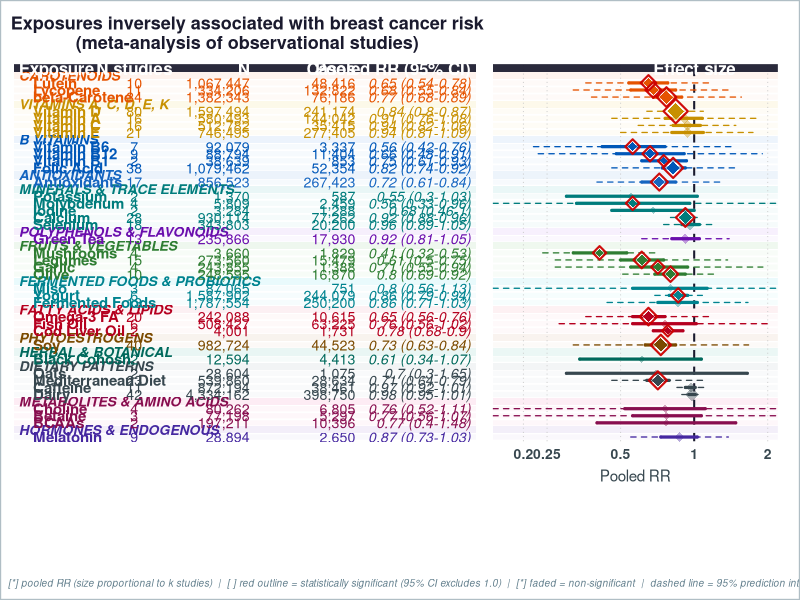
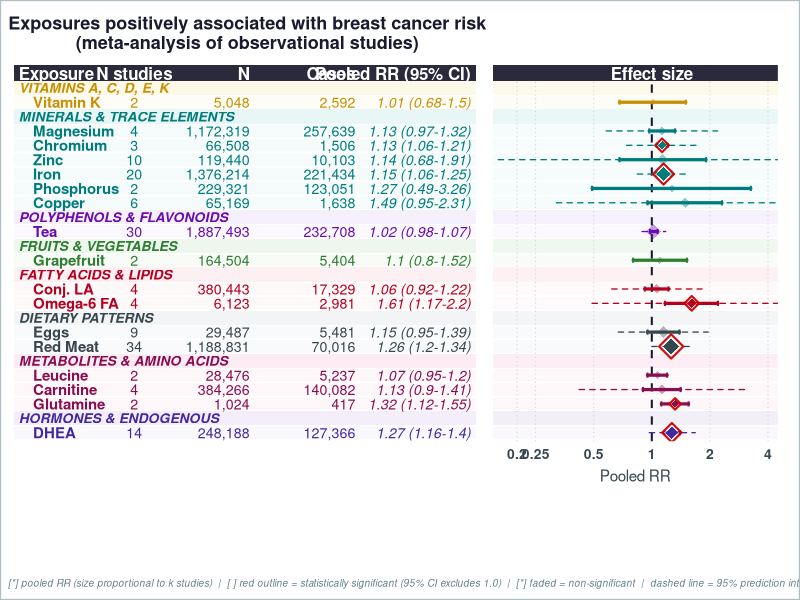
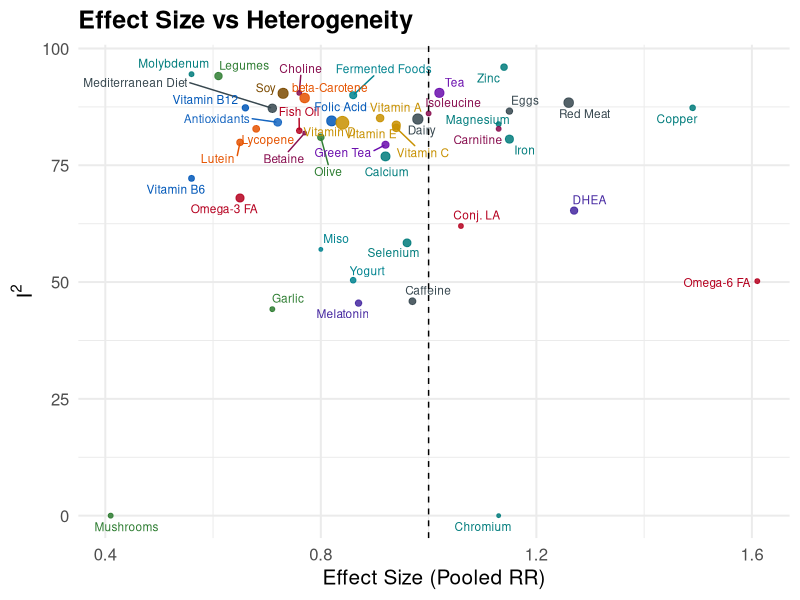
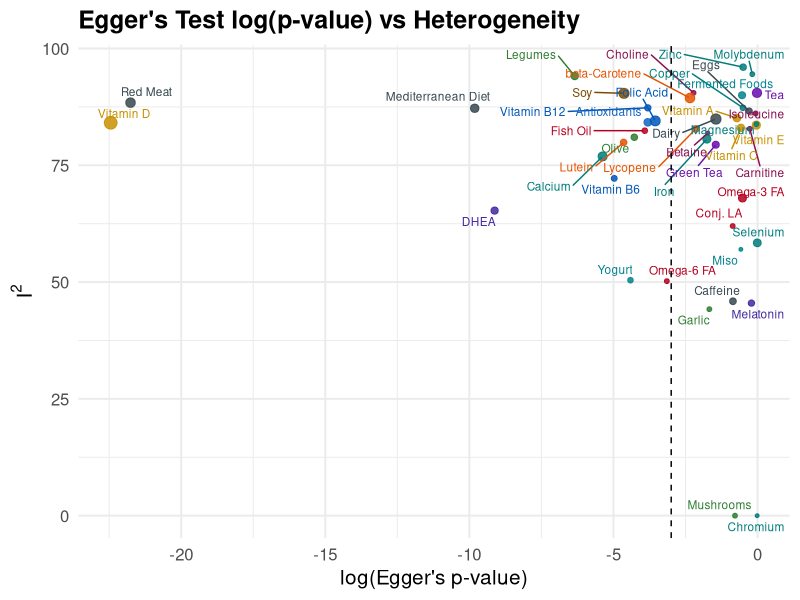

Write the R code that produced these figures, in order.
# =============================================================================
# Combined analysis plots — Forest plots + Scatter diagnostic plots
# Data: exposures_meta_analysis_final_combined.xlsx
# =============================================================================
setwd('C:/Users/mde4023/Downloads/MetaFemina/Plot')
library(tidyverse)
library(scales)
library(readxl)
library(stringr)
library(cowplot)
library(ggtext)
library(ggrepel)
library(patchwork)

for (pkg in c("ggtext", "cowplot", "ggrepel", "patchwork")) {
  if (!requireNamespace(pkg, quietly = TRUE)) install.packages(pkg)
}

output_dir <- "."
dir.create(output_dir, showWarnings = FALSE, recursive = TRUE)

# =============================================================================
# 1. Read & clean data
# =============================================================================

raw <- read_excel("exposures_meta_analysis_final_combined.xlsx")

# Standardise column names
names(raw) <- c(
  "Exposure", "n_studies", "pooled_es_num",
  "ci_low", "ci_high",
  "pi_low", "pi_high",
  "I2", "eggers_p",
  "Total_N", "N_cases"
)

dat_clean <- raw %>%
  mutate(
    # Reconstruct a display string  "OR (low–high)" for the table column
    pooled_ci_lab = paste0(
      pooled_es_num,
      " (", ci_low, "-", ci_high, ")"
    ),
    N_lab     = comma(Total_N),
    Cases_lab = comma(N_cases),
    sig = ifelse((ci_high < 1 | ci_low > 1), "Significant", "Not significant"),
    direction = case_when(
      pooled_es_num < 1 ~ "Protective",
      pooled_es_num > 1 ~ "Harmful",
      TRUE              ~ "Neutral"
    )
  )

# =============================================================================
# 2. Group mapping, order & colour palettes  (unchanged from original)
# =============================================================================

group_map <- tribble(
  ~Exposure,                  ~Group,
  "eggs",                     "Dietary Patterns",
  "dairy",                    "Dietary Patterns",
  "red_meat",             "Dietary Patterns",
  "fermented_foods",          "Fermented Foods & Probiotics",
  "skyr",                     "Fermented Foods & Probiotics",
  "hemp_seeds",               "Fatty Acids & Lipids",
  "kefir",                    "Fermented Foods & Probiotics",
  "legumes",                  "Fruits & Vegetables",
  "chia_seeds",               "Fatty Acids & Lipids",
  "oats",                     "Dietary Patterns",
  "flax",                     "Phytoestrogens",
  "vitamin_b2",               "B Vitamins",
  "cesium",                   "Minerals & Trace Elements",
  "quercetin",                "Polyphenols & Flavonoids",
  "vitamin_b6",               "B Vitamins",
  "fish_oil",                 "Fatty Acids & Lipids",
  "grape",                    "Fruits & Vegetables",
  "lutein",                   "Carotenoids",
  "molybdenum",               "Minerals & Trace Elements",
  "garlic",                   "Fruits & Vegetables",
  "lycopene",                 "Carotenoids",
  "soy",                      "Phytoestrogens",
  "pantothenic_acid",         "B Vitamins",
  "resveratrol",              "Polyphenols & Flavonoids",
  "vitamin_a",                "Vitamins A, C, D, E, K",
  "vitamin_b1",               "B Vitamins",
  "mediterranean_diet",       "Dietary Patterns",
  "cod_liver_oil",            "Fatty Acids & Lipids",
  "antioxidants",             "Antioxidants",
  "betaine",                  "Metabolites & Amino Acids",
  "beta-carotene",            "Carotenoids",
  "choline",                  "Metabolites & Amino Acids",
  "magnesium",                "Minerals & Trace Elements",
  "olive",                    "Fruits & Vegetables",
  "vitamin_c",                "Vitamins A, C, D, E, K",
  "flaxseed",                 "Phytoestrogens",
  "iodine",                   "Minerals & Trace Elements",
  "green_tea",                "Polyphenols & Flavonoids",
  "mushrooms",                "Fruits & Vegetables",
  "calcium",                  "Minerals & Trace Elements",
  "copper",                   "Minerals & Trace Elements",
  "folic_acid",               "B Vitamins",
  "selenium",                 "Minerals & Trace Elements",
  "potassium",                "Minerals & Trace Elements",
  "vitamin_b12",              "B Vitamins",
  "tea",                      "Polyphenols & Flavonoids",
  "mineral_supplements",      "Minerals & Trace Elements",
  "papaya",                   "Fruits & Vegetables",
  "bcaas",                    "Metabolites & Amino Acids",
  "vitamin_e",                "Vitamins A, C, D, E, K",
  "vitamin_d",                "Vitamins A, C, D, E, K",
  "omega-3_fatty_acids",      "Fatty Acids & Lipids",
  "caffeine",                 "Dietary Patterns",
  "leucine",                  "Metabolites & Amino Acids",
  "iron",                     "Minerals & Trace Elements",
  "isoleucine",               "Metabolites & Amino Acids",
  "protein_intake",           "Metabolites & Amino Acids",
  "conjugated_linoleic_acid", "Fatty Acids & Lipids",
  "grapefruit",               "Fruits & Vegetables",
  "creatine",                 "Metabolites & Amino Acids",
  "chromium",                 "Minerals & Trace Elements",
  "glutamine",                "Metabolites & Amino Acids",
  "melatonin",                "Hormones & Endogenous",
  "vitamin_k",                "Vitamins A, C, D, E, K",
  "zinc",                     "Minerals & Trace Elements",
  "carnitine",                "Metabolites & Amino Acids",
  "dehydroepiandrosterone",   "Hormones & Endogenous",
  "cannabidiol",              "Herbal & Botanical",
  "phosphorus",               "Minerals & Trace Elements",
  "ginseng",                  "Herbal & Botanical",
  "vitamin_b3",               "B Vitamins",
  "omega-6_fatty_acids",      "Fatty Acids & Lipids",
  "ginkgo",                   "Herbal & Botanical",
  "coenzyme_q10",             "Antioxidants",
  "sauerkraut",               "Fermented Foods & Probiotics",
  "red_clover",               "Phytoestrogens",
  "black_cohosh",             "Herbal & Botanical",
  "n-acetylcysteine",         "Antioxidants",
  "miso",                     "Fermented Foods & Probiotics",
  "manganese",                "Minerals & Trace Elements",
  "yogurt",                   "Fermented Foods & Probiotics",
  "glucosamine",              "Metabolites & Amino Acids",
  "sage",                     "Herbal & Botanical",
  "pickled_vegetables",       "Fermented Foods & Probiotics",
  "lactobacillus",            "Fermented Foods & Probiotics"
)

group_order <- c(
  "Carotenoids",
  "Vitamins A, C, D, E, K",
  "B Vitamins",
  "Antioxidants",
  "Minerals & Trace Elements",
  "Polyphenols & Flavonoids",
  "Fruits & Vegetables",
  "Fermented Foods & Probiotics",
  "Fatty Acids & Lipids",
  "Phytoestrogens",
  "Herbal & Botanical",
  "Dietary Patterns",
  "Metabolites & Amino Acids",
  "Hormones & Endogenous"
)

group_colors <- c(
  "B Vitamins"               = "#0057B8",
  "Carotenoids"              = "#E55300",
  "Minerals & Trace Elements"= "#007C7C",
  "Fruits & Vegetables"      = "#2E7D32",
  "Vitamins A, C, D, E, K"     = "#C79000",
  "Polyphenols & Flavonoids" = "#6A0DAD",
  "Fermented Foods & Probiotics" = "#00838F",
  "Fatty Acids & Lipids"     = "#B5001F",
  "Phytoestrogens"           = "#7B4A00",
  "Dietary Patterns"         = "#37474F",
  "Herbal & Botanical"       = "#00695C",
  "Metabolites & Amino Acids"= "#880E4F",
  "Hormones & Endogenous"    = "#4527A0",
  "Antioxidants"             = "#1565C0",
  "Other"                    = "#424242"
)

group_bg <- c(
  "B Vitamins"               = "#E3EEFA",
  "Carotenoids"              = "#FDEEE6",
  "Minerals & Trace Elements"= "#DFF2F2",
  "Fruits & Vegetables"      = "#E6F4E6",
  "Vitamins A, C, D, E, K"     = "#FBF6E0",
  "Polyphenols & Flavonoids" = "#F2E8FB",
  "Fermented Foods & Probiotics" = "#E0F7FA",
  "Fatty Acids & Lipids"     = "#FBEAED",
  "Phytoestrogens"           = "#F5EDE6",
  "Dietary Patterns"         = "#ECEFF1",
  "Herbal & Botanical"       = "#E0F2EF",
  "Metabolites & Amino Acids"= "#FCE4EF",
  "Hormones & Endogenous"    = "#EDE7F6",
  "Antioxidants"             = "#E3EEF9",
  "Other"                    = "#F5F5F5"
)

missing_group_map <- setdiff(unique(dat_clean$Exposure), group_map$Exposure)
if (length(missing_group_map) > 0) {
  stop(
    "Missing exposure group mapping for: ",
    paste(sort(missing_group_map), collapse = ", ")
  )
}

# =============================================================================
# 3. Helper: pretty exposure labels
# =============================================================================

prettify_exposure <- function(x) {
  x %>%
    str_replace_all("_", " ") %>%
    str_to_title() %>%
    str_replace("Bcaas",                   "BCAAs") %>%
    str_replace("Beta-Carotene",            "beta-Carotene") %>%
    str_replace("Omega-3 Fatty Acids",      "Omega-3 FA") %>%
    str_replace("Omega-6 Fatty Acids",      "Omega-6 FA") %>%
    str_replace("Conjugated Linoleic Acid", "Conj. LA") %>%
    str_replace("Mineral Supplements",      "Minerals") %>%
    str_replace("Dehydroepiandrosterone",   "DHEA")
}

# =============================================================================
# 4. Forest plot helpers  (identical logic to original)
# =============================================================================

prepare_dat <- function(dat_clean, dir) {
  dat_clean %>%
    filter(n_studies > 1) %>%
    left_join(group_map, by = "Exposure") %>%
    mutate(
      Group          = replace_na(Group, "Other"),
      Exposure_label = prettify_exposure(Exposure),
      Group          = factor(Group, levels = c(group_order, "Other"))
    ) %>%
    filter(direction == dir) %>%
    arrange(Group, pooled_es_num) %>%
    mutate(row = row_number())
}

build_plot_rows <- function(df) {
  groups_present <- df %>%
    group_by(Group) %>%
    summarise(n = n(), .groups = "drop") %>%
    arrange(match(Group, c(group_order, "Other")))
  
  plot_row   <- integer(nrow(df))
  label_rows <- list()
  current_row <- 1
  
  for (i in seq_len(nrow(groups_present))) {
    grp   <- as.character(groups_present$Group[i])
    n_grp <- groups_present$n[i]
    
    label_rows[[i]] <- tibble(plot_row = current_row, Group = grp, is_label = TRUE)
    current_row <- current_row + 1
    
    idx <- which(as.character(df$Group) == grp)
    plot_row[idx] <- seq(current_row, current_row + n_grp - 1)
    current_row <- current_row + n_grp
  }
  
  df$plot_row <- plot_row
  list(df = df, labels = bind_rows(label_rows), total_rows = current_row - 1)
}

# ---- Table panel ----
make_table_panel <- function(df, label_df, total_rows, title_text, fs = 3.8) {
  header_y <- 0
  y_lim    <- c(total_rows + 0.6, -0.65)
  
  ggplot() +
    geom_rect(data = df,
              aes(ymin = plot_row - 0.5, ymax = plot_row + 0.5,
                  xmin = -0.05, xmax = 4.75, fill = as.character(Group)),
              alpha = 0.30, inherit.aes = FALSE) +
    scale_fill_manual(values = group_bg, guide = "none") +
    geom_hline(yintercept = seq(0.5, total_rows + 0.5, 1),
               color = "white", linewidth = 0.6) +
    geom_rect(data = label_df,
              aes(ymin = plot_row - 0.5, ymax = plot_row + 0.5,
                  xmin = -0.05, xmax = 4.75, fill = Group),
              alpha = 0.70, inherit.aes = FALSE) +
    geom_text(data = label_df,
              aes(x = 0.0, y = plot_row, label = toupper(Group), color = Group),
              hjust = 0, size = fs - 0.3, fontface = "bold.italic", inherit.aes = FALSE) +
    scale_color_manual(values = group_colors, guide = "none") +
    geom_text(data = df,
              aes(x = 0.15, y = plot_row, label = Exposure_label,
                  color = as.character(Group)),
              hjust = 0, size = fs, fontface = "bold", inherit.aes = FALSE) +
    geom_text(data = df,
              aes(x = 1.2, y = plot_row, label = as.character(n_studies),
                  color = as.character(Group)),
              hjust = 0.5, size = fs - 0.2, inherit.aes = FALSE) +
    geom_text(data = df,
              aes(x = 2.4, y = plot_row, label = N_lab,
                  color = as.character(Group)),
              hjust = 1, size = fs - 0.2, inherit.aes = FALSE) +
    geom_text(data = df,
              aes(x = 3.5, y = plot_row, label = Cases_lab,
                  color = as.character(Group)),
              hjust = 1, size = fs - 0.2, inherit.aes = FALSE) +
    geom_text(data = df,
              aes(x = 4.7, y = plot_row, label = pooled_ci_lab,
                  color = as.character(Group)),
              hjust = 1, size = fs - 0.2, fontface = "italic", inherit.aes = FALSE) +
    annotate("rect",
             xmin = -0.05, xmax = 4.75, ymin = -0.60, ymax = 0.50,
             fill = "#1A1A2E", alpha = 0.93) +
    annotate("text", x = 0.0, y = header_y, label = "Exposure",
             hjust = 0, fontface = "bold", size = fs + 0.5, color = "white") +
    annotate("text", x = 1.2, y = header_y, label = "N studies",
             hjust = 0.5, fontface = "bold", size = fs + 0.5, color = "white") +
    annotate("text", x = 2.4, y = header_y, label = "N",
             hjust = 1, fontface = "bold", size = fs + 0.5, color = "white") +
    annotate("text", x = 3.5, y = header_y, label = "Cases",
             hjust = 1, fontface = "bold", size = fs + 0.5, color = "white") +
    annotate("text", x = 4.7, y = header_y, label = "Pooled RR (95% CI)",
             hjust = 1, fontface = "bold", size = fs + 0.5, color = "white") +
    scale_x_continuous(limits = c(-0.05, 4.8), expand = c(0, 0)) +
    scale_y_continuous(limits = y_lim, trans = "reverse", expand = c(0, 0)) +
    labs(title = title_text) +
    theme_void() +
    theme(
      plot.title      = element_text(face = "bold", hjust = 0.5, size = 13,
                                     color = "#1A1A2E", margin = margin(b = 8, t = 4)),
      plot.background = element_rect(fill = "white", color = NA),
      plot.margin     = margin(8, 4, 8, 10)
    )
}

# ---- Forest panel ----
make_forest_panel <- function(df, label_df, total_rows, xlim_max = 2.5, fs = 3.8) {
  header_y <- 0
  y_lim    <- c(total_rows + 0.6, -0.65)
  # Forest panel x-axis settings
  xlim_min <- 0.15
  x_breaks_all <- c(0.2, 0.25, 0.5, 1, 2, 4)
  x_breaks <- x_breaks_all[x_breaks_all >= xlim_min & x_breaks_all <= xlim_max]
  ggplot() +
    geom_rect(data = df,
              aes(ymin = plot_row - 0.5, ymax = plot_row + 0.5,
                  xmin = xlim_min, xmax = xlim_max, fill = as.character(Group)),
              alpha = 0.28, inherit.aes = FALSE) +
    scale_fill_manual(values = group_bg, guide = "none") +
    geom_hline(yintercept = seq(0.5, total_rows + 0.5, 1),
               color = "white", linewidth = 0.6) +
    geom_rect(data = label_df,
              aes(ymin = plot_row - 0.5, ymax = plot_row + 0.5,
                  xmin = xlim_min, xmax = xlim_max, fill = Group),
              alpha = 0.65, inherit.aes = FALSE) +
    geom_vline(xintercept = x_breaks[x_breaks != 1],
               color = "grey78", linewidth = 0.3, linetype = "dotted") +
    geom_vline(xintercept = 1,
               linetype = "dashed", linewidth = 0.7, color = "#1A1A2E") +
    # CI whiskers
    # CI whisker (main horizontal line)
    geom_segment(data = df,
                 aes(x    = pmax(ci_low,  xlim_min),
                     xend = pmin(ci_high, xlim_max),
                     y = plot_row, yend = plot_row,
                     color = as.character(Group)),
                 linewidth = 1.1, lineend = "round", inherit.aes = FALSE) +
    
    # Left end-cap tick — only draw if ci_low is within range
    geom_segment(data = df %>% filter(ci_low >= xlim_min),
                 aes(x = ci_low, xend = ci_low,
                     y = plot_row - 0.18, yend = plot_row + 0.18,
                     color = as.character(Group)),
                 linewidth = 0.7, inherit.aes = FALSE) +
    
    # Right end-cap tick — only draw if ci_high is within range
    geom_segment(data = df %>% filter(ci_high <= xlim_max),
                 aes(x = ci_high, xend = ci_high,
                     y = plot_row - 0.18, yend = plot_row + 0.18,
                     color = as.character(Group)),
                 linewidth = 0.7, inherit.aes = FALSE) +
    # Prediction interval whiskers (dashed, thinner) — only where available
    geom_segment(data = df %>% filter(!is.na(pi_low) & !is.na(pi_high)),
                 aes(x = pmax(pi_low, xlim_min), xend = pmin(pi_high, xlim_max),
                     y = plot_row, yend = plot_row,
                     color = as.character(Group)),
                 linewidth = 0.45, linetype = "dashed",
                 lineend = "round", inherit.aes = FALSE) +
    # Non-significant diamonds
    geom_point(data = df %>% filter(sig == "Not significant"),
               aes(x = pooled_es_num, y = plot_row,
                   color = as.character(Group), size = n_studies),
               shape = 18, alpha = 0.38, inherit.aes = FALSE) +
    # Significant: white halo + coloured diamond + red outline
    geom_point(data = df %>% filter(sig == "Significant"),
               aes(x = pooled_es_num, y = plot_row, size = n_studies * 1.9),
               shape = 18, color = "white", alpha = 0.55, inherit.aes = FALSE) +
    geom_point(data = df %>% filter(sig == "Significant"),
               aes(x = pooled_es_num, y = plot_row,
                   color = as.character(Group), size = n_studies),
               shape = 18, alpha = 1.0, inherit.aes = FALSE) +
    geom_point(data = df %>% filter(sig == "Significant"),
               aes(x = pooled_es_num, y = plot_row, size = n_studies * 0.9),
               shape = 5, color = "#CC0000", stroke = 1.1, alpha = 0.95,
               inherit.aes = FALSE) +
    # Header bar
    annotate("rect",
             xmin = xlim_min, xmax = xlim_max, ymin = -0.60, ymax = 0.50,
             fill = "#1A1A2E", alpha = 0.93) +
    annotate("text", x = 1, y = header_y, label = "Effect size", hjust = 0.5,
             fontface = "bold", size = fs + 0.5, color = "white") +
    scale_x_log10(
      limits = c(xlim_min, xlim_max),
      breaks = x_breaks,
      labels = as.character(x_breaks),
      expand = c(0, 0)
    )+
    scale_y_continuous(limits = y_lim, trans = "reverse", expand = c(0, 0)) +
    scale_color_manual(
      values = group_colors,
      name   = "Exposure group",
      guide  = guide_legend(
        ncol           = 5,
        override.aes   = list(shape = 15, size = 4.8, alpha = 1),
        title.position = "top",
        title.hjust    = 0,
        byrow          = TRUE
      )
    ) +
    scale_size_continuous(range = c(2.0, 6.5), guide = "none") +
    labs(x = "Pooled RR", y = NULL) +
    theme_minimal(base_size = 11) +
    theme(
      axis.text.y      = element_blank(),
      axis.ticks.y     = element_blank(),
      axis.text.x      = element_text(size = 10, color = "#37474F", face = "bold"),
      axis.title.x     = element_text(size = 11, color = "#37474F", margin = margin(t = 6)),
      panel.grid       = element_blank(),
      legend.position  = "bottom",
      legend.text      = element_text(size = 8.2,  color = "#1A1A2E"),
      legend.title     = element_text(size = 9.2, color = "#1A1A2E", face = "bold"),
      legend.key.size  = unit(0.48, "cm"),
      legend.spacing.x = unit(0.28, "cm"),
      legend.margin    = margin(t = 2, r = 0, b = 2, l = 0),
      plot.background  = element_rect(fill = "white", color = NA),
      plot.margin      = margin(8, 16, 8, 2)
    )
}

# ---- Caption ----
make_caption <- function(direction) {
  side <- if (direction == "Protective") {
    "RR < 1 = inversely associated with breast cancer risk."
  } else {
    "RR > 1 = positively associated with breast cancer risk."
  }
  paste0(
    "[*] pooled RR (size proportional to k studies)  |  ",
    "[ ] red outline = statistically significant (95% CI excludes 1.0)  |  ",
    "[*] faded = non-significant  |  dashed line = 95% prediction interval  |  "
  )
}

# ---- Compose & save ----
save_forest_figure <- function(direction, title_text, xlim_max, filename) {
  output_path <- file.path(output_dir, filename)
  df_raw     <- prepare_dat(dat_clean, direction)
  built      <- build_plot_rows(df_raw)
  df         <- built$df
  label_df   <- built$labels
  total_rows <- built$total_rows
  
  tbl        <- make_table_panel(df, label_df, total_rows, title_text)
  fst        <- make_forest_panel(df, label_df, total_rows, xlim_max)
  legend_grob <- get_legend(fst)
  fst_no_leg  <- fst + theme(legend.position = "none")
  
  caption_grob <- ggdraw() +
    draw_label(make_caption(direction),
               x = 0.01, hjust = 0, size = 7.2,
               color = "#607D8B", fontface = "italic")
  
  combined <- plot_grid(
    plot_grid(tbl, fst_no_leg,
              ncol = 2, rel_widths = c(1.55, 1),
              align = "h", axis = "tb"),
    legend_grob,
    caption_grob,
    ncol        = 1,
    rel_heights = c(1, 0.14, 0.07)
  )
  
  final <- ggdraw(combined) +
    draw_line(x = c(0, 1, 1, 0, 0),
              y = c(0, 0, 1, 1, 0),
              color = "#B0BEC5", linewidth = 0.8)
  
  ggsave(output_path,
         plot = final, width = 297, height = 250,
         units = "mm", device = "pdf", dpi = 300)
  message("Saved: ", output_path)
  invisible(final)
}

# =============================================================================
# 5. Scatter / diagnostic plots  (Plot.R style, adapted for new columns)
#    Two separate functions — one per plot
# =============================================================================

# Shared helper: build the filtered + labelled data frame
build_scatter_df <- function(dat_clean, min_studies = 2) {
  dat_clean %>%
    filter(n_studies > min_studies) %>%
    left_join(group_map, by = "Exposure") %>%
    mutate(
      Group          = replace_na(Group, "Other"),
      Group          = factor(Group, levels = c(group_order, "Other")),
      exposure_label = prettify_exposure(Exposure),
      log_eggers_p   = log(eggers_p)   # natural log, same as original
    )
}

# ---- Plot 1: Effect Size vs I² ----
make_es_heterogeneity_plot <- function(dat_clean, min_studies = 2,
                                       filename = "plot_es_vs_heterogeneity.pdf") {
  output_path <- file.path(output_dir, filename)
  
  plot_df <- build_scatter_df(dat_clean, min_studies)
  
  p <- ggplot(plot_df,
              aes(x = pooled_es_num, y = I2, color = as.character(Group))) +
    geom_point(aes(size = n_studies), alpha = 0.85) +
    geom_text_repel(aes(label = exposure_label), size = 3, max.overlaps = 20) +
    geom_vline(xintercept = 1, linetype = "dashed") +
    scale_color_manual(values = group_colors, guide = "none") +
    scale_size_continuous(range = c(1, 4), name = "Number of studies") +
    labs(
      title = "Effect Size vs Heterogeneity",
      x     = "Effect Size (Pooled RR)",
      y     = expression(I^2)
    ) +
    theme_minimal(base_size = 15) +
    theme(
      legend.position = "none",
      plot.title      = element_text(face = "bold")
    )
  
  ggsave(output_path,
         plot = p, width = 210, height = 210,
         units = "mm", device = "pdf", dpi = 300)
  message("Saved: ", output_path)
  invisible(p)
}

# ---- Plot 2: log(Egger's p-value) vs I² ----
make_eggers_heterogeneity_plot <- function(dat_clean, min_studies = 2,
                                           filename = "plot_eggers_vs_heterogeneity.pdf") {
  output_path <- file.path(output_dir, filename)
  
  plot_df <- build_scatter_df(dat_clean, min_studies) %>%
    filter(!is.na(log_eggers_p))
  
  p <- ggplot(plot_df,
              aes(x = log_eggers_p, y = I2, color = as.character(Group))) +
    geom_point(aes(size = n_studies), alpha = 0.85) +
    geom_text_repel(aes(label = exposure_label), size = 3, max.overlaps = 20) +
    geom_vline(xintercept = log(0.05), linetype = "dashed") +   # log(0.05) ≈ -2.996
    scale_color_manual(values = group_colors, guide = "none") +
    scale_size_continuous(range = c(1, 4), name = "Number of studies") +
    labs(
      title = "Egger's Test log(p-value) vs Heterogeneity",
      x     = "log(Egger's p-value)",
      y     = expression(I^2)
    ) +
    theme_minimal(base_size = 15) +
    theme(
      legend.position = "none",
      plot.title      = element_text(face = "bold")
    )
  
  ggsave(output_path,
         plot = p, width = 210, height = 210,
         units = "mm", device = "pdf", dpi = 300)
  message("Saved: ", output_path)
  invisible(p)
}

# =============================================================================
# 6. Render all figures
# =============================================================================

save_forest_figure(
  direction  = "Protective",
  title_text = "Exposures inversely associated with breast cancer risk\n(meta-analysis of observational studies)",
  xlim_max   = 2.2,
  filename   = "forest_protective.pdf"
)

save_forest_figure(
  direction  = "Harmful",
  title_text = "Exposures positively associated with breast cancer risk\n(meta-analysis of observational studies)",
  xlim_max   = 4.5,
  filename   = "forest_harmful.pdf"
)

make_es_heterogeneity_plot(
  dat_clean   = dat_clean,
  min_studies = 2,
  filename    = "plot_es_vs_heterogeneity.pdf"
)

make_eggers_heterogeneity_plot(
  dat_clean   = dat_clean,
  min_studies = 2,
  filename    = "plot_eggers_vs_heterogeneity.pdf"
)

message("All figures saved to: ", getwd())
